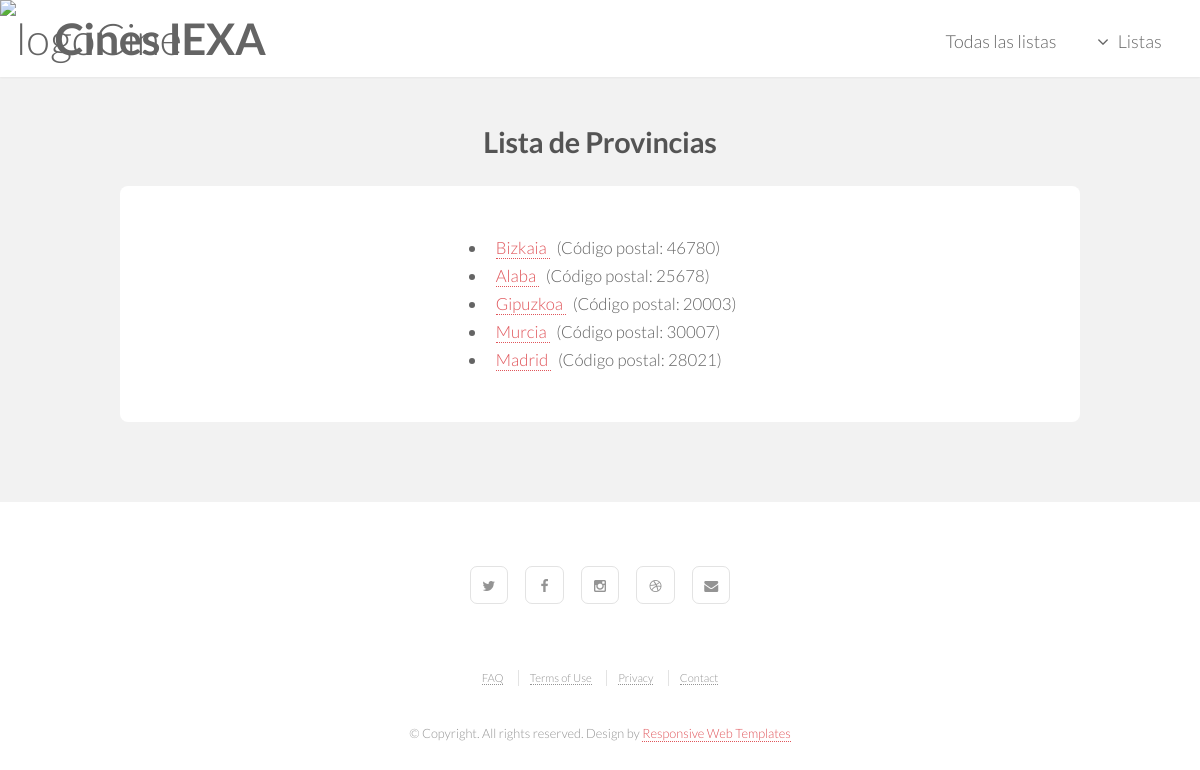
The app's page /appCine/lista_provincias/ with its own data.
### appCine/models.py (models this page shows, shortened)
class Provincia(models.Model):
    id_provincia = models.AutoField(primary_key=True)
    nombre_provincia = models.CharField(max_length=100)
    codigo_postal = models.CharField(max_length=10)

### appCine/views.py (the view)
# urls.py: path('lista_provincias/', views.lista_provincias, name='lista_provincias'),
def lista_provincias(request):
    provincias = Provincia.objects.order_by("id_provincia")
    contexto = {'lista_provincias': provincias}
    return render(request, 'lista_provincias.html', contexto)

### appCine/templates/lista_provincias.html
{% extends "base.html" %}
    {% block title  %}
    <h1>Lista de Provincias</h1>
    {% endblock %}
    {% block content %}
    {% if lista_provincias %}
        <ul class="listaUl">
            {% for provincia in lista_provincias %}
                <li>
                    <a href="{% url 'detalle_provincia' provincia.id_provincia %}">
                        {{ provincia.nombre_provincia }}
                    </a> &nbsp;
                    (Código postal: {{ provincia.codigo_postal }})
                </li>
            {% endfor %}
        </ul>
    {% else %}
        <p>No hay provincias disponibles.</p>
    {% endif %}
{% endblock %}

### appCine/static/css/skel.css (style rules this page uses)
html,body,div,span,applet,object,iframe,h1,h2,h3,h4,h5,h6,p,blockquote,pre,a,abbr,acronym,address,big,cite,code,del,dfn,em,img,ins,kbd,q,s,samp,small,strike,strong,sub,sup,tt,var,b,u,i,center,dl,dt,dd,ol,ul,li,fieldset,form,label,legend,table,caption,tbody,tfoot,thead,tr,th,td,article,aside,canvas,details,embed,figure,figcaption,footer,header,hgroup,menu,nav,output,ruby,section,summary,time,mark,audio,video { margin:0;padding:0;border:0;font-size:100%;font:inherit;vertical-align:baseline; }
body { line-height:1; }
ol,ul { list-style:none; }
body { -webkit-text-size-adjust:none }
*, *:before, *:after { -moz-box-sizing: border-box; -webkit-box-sizing: border-box; box-sizing: border-box; }
body { min-width: 1200px; }

### appCine/static/css/header.css (style rules this page uses)
h1 { font-size: 180%; align-content: center; }
li { font-size: 70%; }
.listaUl { font-size: 150%; text-align: left; display: inline-block; }

### appCine/static/css/style.css (style rules this page uses)
body { background: #fff; }
body, input, select, textarea { color: #646464; font-family: "Lato", Helvetica, sans-serif; font-size: 15pt; font-weight: 300; line-height: 1.75em; }
a { -moz-transition: color 0.2s ease-in-out, border-color 0.2s ease-in-out; -webkit-transition: color 0.2s ease-in-out, border-color 0.2s ease-in-out; -o-transition: color 0.2s ease-in-out, border-color 0.2s ease-in-out; -ms-transition: color 0.2s ease-in-out, border-color 0.2s ease-in-out; transition: color 0.2s ease-in-out, border-color 0.2s ease-in-out; color: #e0555a; text-decoration: none; border-bottom: dotted 1px; }
h1, h2, h3, h4, h5, h6 { color: #545454; font-weight: 700; line-height: 1em; margin: 0 0 1em 0; letter-spacing: -0.01em; }
ul { list-style: disc; margin: 0 0 2em 0; padding-left: 1em; }
ul li { padding-left: 0.5em; }
#main > .container > :last-child, #main > .container > :last-child > :last-child, #main > .container > :last-child > :last-child > :last-child { margin-bottom: 0; }

### appCine/static/css/style-xlarge.css (style rules this page uses)
body, input, select, textarea { font-size: 12pt; }

### appCine/static/css/style-large.css (style rules this page uses)
body, input, select, textarea { font-size: 11pt; }

### records on screen
Provincia: nombre_provincia "Bizkaia", codigo_postal "46780"
Provincia: nombre_provincia "Alaba", codigo_postal "25678"
Provincia: nombre_provincia "Gipuzkoa", codigo_postal "20003"
Provincia: nombre_provincia "Murcia", codigo_postal "30007"
Provincia: nombre_provincia "Madrid", codigo_postal "28021"
